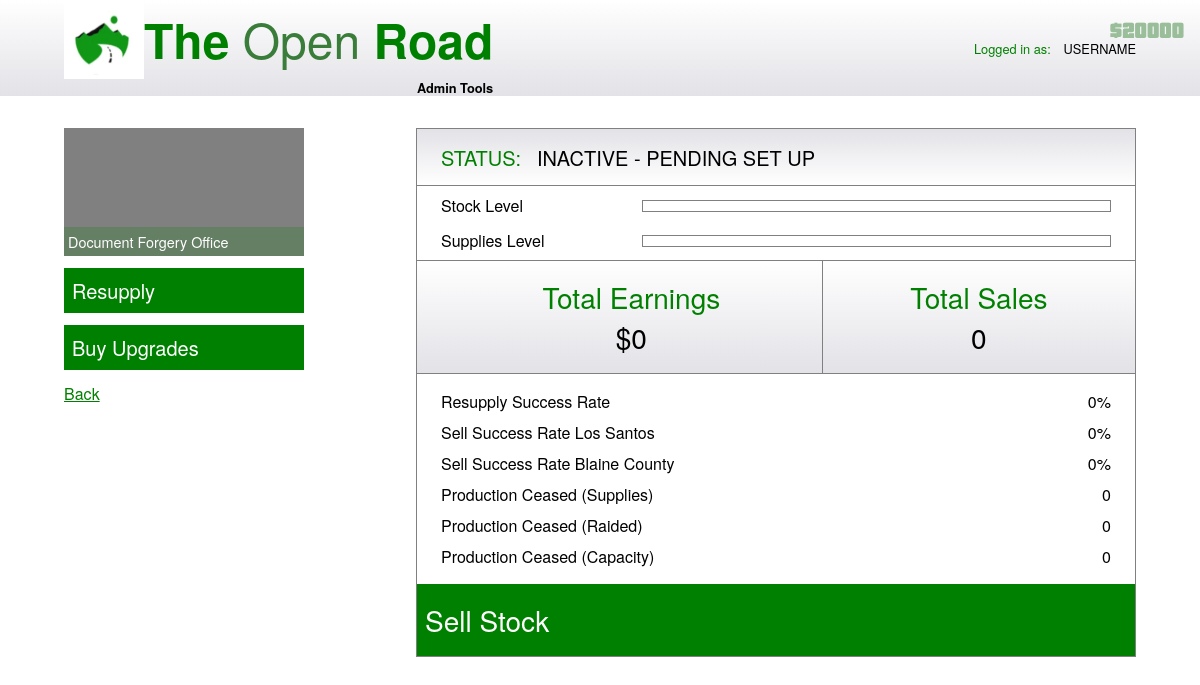
Screenshot of /business_management/1/1 with the database file from the repository.
### app/database/create_db.py (models this page shows)
class BusinessType(db.Model):
	__tablename__ = "business_types"
	id = db.Column(db.Integer, primary_key=True, autoincrement=True)
	type_name = db.Column(db.String(67), unique=True, nullable=False)
	production_time = db.Column(db.Integer, nullable=False) # Time taken for one stock unit
	stock_value = db.Column(db.Integer, nullable=False) # Value of one stock unit
	supply_usage = db.Column(db.Float, nullable=False) # Supplies used for one stock unit
	equipment_upgrade_price = db.Column(db.Integer, nullable=False)
	equipment_upgrade_description = db.Column(db.String(670), default="No description.")
	staff_upgrade_price = db.Column(db.Integer, nullable=False)
	staff_upgrade_description = db.Column(db.String(670), default="No description.")
	security_upgrade_price = db.Column(db.Integer, nullable=False)
	security_upgrade_description = db.Column(db.String(670), default="No description")
	business = db.relationship("Business", backref="businesstype")

class OwnedBusiness(db.Model):
	__tablename__ = "owned_businesses"
	id = db.Column(db.Integer, primary_key=True, autoincrement=True)
	status = db.Column(db.String(67), default="INACTIVE - PENDING SET UP")
	stock_level = db.Column(db.Integer, default=0)
	sale_started = db.Column(db.Boolean, default=False)
	sale_finish_time = db.Column(db.Integer, default=int(datetime.now().timestamp()))
	sale_distance = db.Column(db.String(5), default="67") # close / far
	sale_location = db.Column(db.String(13), default="67") # Los Santos / Blaine County
	supplies_level = db.Column(db.Integer, default=0)
	supplies_bought = db.Column(db.Boolean, default=False)
	supply_arrive_time = db.Column(db.Integer, default=int(datetime.now().timestamp()))
	setup_finish_time = db.Column(db.Integer, default=int(datetime.now().timestamp()))
	setup_started = db.Column(db.Boolean, default=False)
	total_earnings = db.Column(db.Integer, default=0)
	total_sales = db.Column(db.Integer, default=0)
	total_resupplies = db.Column(db.Integer, default=0)
	successful_resupplies = db.Column(db.Integer, default=0)
	total_los_santos_sales = db.Column(db.Integer, default=0)
	successful_los_santos_sales = db.Column(db.Integer, default=0)
	total_blaine_county_sales = db.Column(db.Integer, default=0)
	successful_blaine_county_sales = db.Column(db.Integer, default=0)
	production_ceased_supplies = db.Column(db.Integer, default=0)
	production_ceased_raided = db.Column(db.Integer, default=0)
	production_ceased_capacity = db.Column(db.Integer, default=0)
	equipment_upgrade_bought = db.Column(db.Boolean, default=False)
	staff_upgrade_bought = db.Column(db.Boolean, default=False)
	security_upgrade_bought = db.Column(db.Boolean, default=False)
	business_id = db.Column(db.Integer, db.ForeignKey("businesses.id"), nullable=False)
	user_id = db.Column(db.Integer, db.ForeignKey("users.id"), nullable=False)

class User(db.Model):
	__tablename__ = "users"
	id = db.Column(db.Integer, primary_key=True, autoincrement=True)
	username = db.Column(db.String(67), unique=True, nullable=False)
	password_hash = db.Column(db.Integer, nullable=False)
	money = db.Column(db.Integer, default=670000) # Start with $670,000
	last_login_time = db.Column(db.Integer, default=int(datetime.now().timestamp()))
	owned_business = db.relationship("OwnedBusiness", backref="user")

### app/routes/business_management.py (the view, shortened to what this page needs)
@business_management_bp.route("/business_management/<int:user_id>/<int:owned_business_id>", methods=["GET", "POST"])
def business_management(user_id: int, owned_business_id: int):
	form = BusinessManagementForm()
	service = BusinessManagementService(owned_business_id, user_id)
	summary_data = service.get_summary_data()
	upgrades_data = service.get_upgrades_data()
	money = service.get_money_amount()
	if not form.validate_on_submit():
		return render_template("business_management.html", form=form, id=user_id, summary_data=summary_data, upgrades_data=upgrades_data, button_clicked="", business_id=owned_business_id, money=money)

### app/database/select_db.py (called while the page is built)
	@staticmethod
	def select_user_money(user_id: int) -> int:
		user = User.query.filter(User.id == user_id).first()
		if user is None:
			return -1
		return user.money

### app/services/business_management.py (called while the page is built)
	def get_summary_data(self) -> dict:
		return Select.select_summary_data(self.business_id)

	def get_upgrades_data(self) -> dict:
		self.upgrades_data = Select.select_upgrades_data(self.business_id)
		return self.upgrades_data

	def get_money_amount(self) -> int:
		return Select.select_user_money(self.user_id)

### app/templates/business_management.html (shortened to what this page needs)
{% extends "base.html" %}
{% block style %}
<link rel="stylesheet" href="{{ url_for('static', filename='css/business_management.css') }}"/>
{% endblock %}
{% block body %}
<header>
	<div id="header-div">
		<div id="logo-div">
			<div id="top-div">
				<img id="logo-image" src="{{ url_for('static', filename='images/TheOpenRoad.png') }}"/>
				<h1><b>The</b> Open <b>Road</b></h1>
			</div>
			<p id="admin">Admin Tools</p>
		</div>
		<div id="logged-in">
			<p class="green">Logged in as:</p> <p id="username">USERNAME</p>
		</div>
	</div>
</header>
<main>
	<div id="left-div">
		<div id="image-div">
			<div class="placeholder"></div>
			<p id="type">{{ summary_data.type }}</p>
		</div>
		<h3 id="resupply" class="button">Resupply</h3>
		<h3 id="buy-upgrades" class="button">Buy Upgrades</h3>
		<h4 class="green" id="back-h4"><a href="/home/{{ id }}" class="green" id="back">Back</a></h4>
	</div>
	<div id="right-div">
		<div class="gradient-bg right-container" id="status-div">
			<h3 class="green" id="status">STATUS:</h3>
			<h3>{{ summary_data.status }}</h3>
		</div>
		<div class="right-container" id="bar-container-div">
			<div class="bar-div" id="stock-div">
				<h4>Stock Level</h4>
				<div class="bar-container">
				</div>
			</div>
			<div class="bar-div">
				<h4>Supplies Level</h4>
				<div class="bar-container">
				</div>
			</div>
		</div>
		<div id="earnings-sales-div" class="gradient-bg right-container">
			<div id="earnings-div">
				<h2 class="green">Total Earnings</h2>
				<h2>${{ summary_data.total_earnings }}</h2>
			</div>
			<div id="sales-div">
				<h2 class="green">Total Sales</h2>
				<h2>{{ summary_data.total_sales }}</h2>
			</div>
		</div>
		<div id="summary-div" class="right-container">
			<div class="summary-row">
				<h4>Resupply Success Rate</h4>
				<h4>{{ summary_data.resupply_success_rate }}%</h4>
			</div>
			<div class="summary-row">
				<h4>Sell Success Rate Los Santos</h4>
				<h4>{{ summary_data.sell_success_rate_los_santos }}%</h4>
			</div>
			<div class="summary-row">
				<h4>Sell Success Rate Blaine County</h4>
				<h4>{{ summary_data.sell_success_rate_blaine_county }}%</h4>
			</div>
			<div class="summary-row">
				<h4>Production Ceased (Supplies)</h4>
				<h4>{{ summary_data.production_ceased_supplies }}</h4>
			</div>
			<div class="summary-row">
				<h4>Production Ceased (Raided)</h4>
				<h4>{{ summary_data.production_ceased_raided }}</h4>
			</div>
			<div class="summary-row">
				<h4>Production Ceased (Capacity)</h4>
				<h4>{{ summary_data.production_ceased_capacity }}</h4>
			</div>
		</div>
		<h2 class="button" id="sell-button">Sell Stock</h2>
	</div>
</main>
{% endblock %}

### app/templates/base.html (shortened to what this page needs)
<!DOCTYPE html>
<html>
	<head>
		{% block style %}{% endblock %}
	</head>
	<body>
		{% block body %}{% endblock %}
	</body>
	<p id="money">${{ money }}</p>
</html>

### app/static/css/business_management.css (style rules this page uses)
:root { --dark-green: #3a7c39; --light-green: #489247; --clear-green: #3a7c3967; --clear-grey: rgba(65, 64, 64, 0.523); }
* { margin: 0; padding: 0; box-sizing: border-box; }
html, body { width: 100%; overflow-x: hidden; height: 100vh; background: white; font-family: "Helvetica Neue", Helvetica, Arial, sans-serif; display: flex; flex-direction: column; }
h1 { color: var(--dark-green); font-size: 3rem; font-weight: 300; }
b { font-weight: 550; color: green; }
h2 { font-size: 1.75rem; font-weight: normal; }
h3 { font-size: 1.25rem; font-weight: normal; width: fit-content; }
h4 { font-weight: normal; }
#logged-in { display: flex; justify-content: flex-start; align-items: center; font-size: 0.8rem; }
#username { margin-left: 0.8rem; }
#admin { font-weight: 600; font-size: 0.8rem; }
.green { color: green; }
#back-h4 { display: flex; text-align: left; width: 100%; }
header { display: flex; align-items: center; justify-content: center; height: 6rem; min-height: 6rem; width: 100%; background: linear-gradient(to bottom, #ffffff 0%, #e2e2e7 100%); }
#header-div { height: 100%; width: 67rem; display: flex; align-items: center; justify-content: space-between; }
#logo-div { display: flex; justify-content: center; align-items: flex-end; flex-direction: column; }
#top-div { display: flex; align-items: center; }
#logo-image { width: 5rem; height: 5rem; }
main { margin-top: 2rem; width: 67rem; align-self: center; display: flex; justify-content: space-between; }
#left-div { display: flex; flex-direction: column; align-items: center; width: 15rem; }
#image-div { height: 8rem; width: 100%; position: relative; margin-bottom: 0.75rem; }
.placeholder { width: 100%; height: 100%; background-color: grey; }
#type { position: absolute; bottom: 0; left: 0; right: 0; background-color: var(--clear-green); color: white; padding: 0.25rem; text-align: left; font-size: 0.9rem; }
.button { width: 100%; padding: 0.5rem; color: white; background-color: green; cursor: pointer; }
#left-div h3 { margin-bottom: 0.75rem; }
#right-div { width: 45rem; border: 1px solid grey; }
.right-container { width: 100%; display: flex; flex-direction: column; justify-content: center; border-top: 1px solid grey; padding-left: 1.5rem; }
.gradient-bg { background: linear-gradient(to top, #ffffff 0%, #e2e2e7 100%); }
#status-div { height: 3.5rem; padding: 1.5rem; border-top: none; display: flex; flex-direction: row; justify-content: flex-start; align-items: center; }
#status { margin-right: 1rem; }
#bar-container-div { padding-top: 0.5rem; padding-bottom: 0.5rem; padding-right: 1.5rem; }
#stock-div { margin-bottom: 0.75rem; }
.bar-div { width: 100%; display: flex; align-items: center; justify-content: space-between; }
.bar-container { border: 1px solid grey; width: 70%; height: 0.75rem; }
#earnings-sales-div { background: linear-gradient(to bottom, #ffffff 0%, #e2e2e7 100%); display: flex; flex-direction: row; align-items: center; }
#earnings-div, #sales-div { display: flex; flex-direction: column; align-items: center; justify-content: center; padding-top: 1rem; padding-bottom: 1rem; }
#earnings-div { width: 55%; border-right: 1px solid grey; }
#sales-div { width: 45%; }
#summary-div { padding-top: 1rem; padding-bottom: 0.5rem; padding-right: 1.5rem; }
.summary-row { width: 100%; display: flex; align-items: center; justify-content: space-between; margin-bottom: 0.5rem; }
#sell-button { padding-top: 1rem; padding-bottom: 1rem; }
#money { position: fixed; right: 1rem; top: 1rem; z-index: 99999; display: flex; justify-content: center; align-items: center; font-size: 1.5rem; color: rgb(154, 190, 154); font-family: 'Pricedown', sans-serif; }

### rows the page displays
BusinessType: type "Document Forgery Office"
OwnedBusiness: status "INACTIVE - PENDING SET UP"
User: money "20000"

### other values shown
{{ summary_data.total_earnings }} "0"
{{ summary_data.total_sales }} "0"
{{ summary_data.resupply_success_rate }} "0"
{{ summary_data.sell_success_rate_los_santos }} "0"
{{ summary_data.sell_success_rate_blaine_county }} "0"
{{ summary_data.production_ceased_supplies }} "0"
{{ summary_data.production_ceased_raided }} "0"
{{ summary_data.production_ceased_capacity }} "0"
